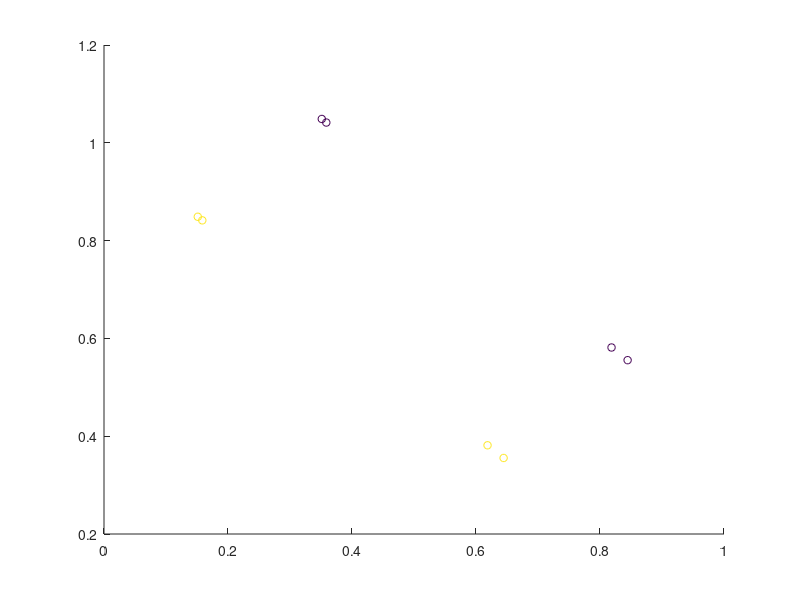

Write the MATLAB code that produced this figure. (Note: this script raises an error after producing the figure.)
% This script is a demo showing some simple decoding on toy data.
% The toy data are simple matlab matrices and no "real" fMRI or EEG data.

clear all

%% TEMP: To test set
cfg.results.setwise = 1;


%% Generate the toy data
% define number of "runs" and center means
nruns = 4; % lets simulate we have n runs
set2.mean = [0 0];
set1.mean = [.2 .2]; % should have the same dim as set1, otherwise it wont work (and would not make sense, either)

% generate the data

% two shifted lines
x = rand(nruns, 1);
dat = [x, x.*(-1) + 1];
data1 = dat + repmat(set1.mean, nruns, 1);
data2 = dat + repmat(set2.mean, nruns, 1);

% uniform
% data1 = rand(nruns, length(set1.mean)) + repmat(set1.mean, nruns, 1);
% data2 = rand(nruns, length(set2.mean)) + repmat(set2.mean, nruns, 1);

% put all together in a data matrix
data = [data1; data2]; 

%% add data description
% save the labels
cfg.files.label(1:nruns) = 1;
cfg.files.label(nruns+1:nruns+nruns) = 2;
% save the run number
cfg.files.step(1:nruns) = 1:nruns;
cfg.files.step(nruns+1:nruns+nruns) = 1:nruns;
% save a description
for ifile = 1:length(cfg.files.label)
    cfg.files.name(ifile) = {sprintf('class%i_run%i', cfg.files.label(ifile), cfg.files.step(ifile))};
end
% add an empty mask file
cfg.files.mask = '';

%% plot the data (if 2d)
if size(data, 2) == 2
    scatter(data(:, 1), data(:, 2), 30, cfg.files.label);
end

%% Prepare data for passing
passed_data.data = data;
passed_data.mask_index = 1:size(data, 2); % use all voxels
passed_data.files = cfg.files;
passed_data.hdr = ''; % we don't need a header, because we don't write img-files as output (but mat-files)
passed_data.dim = [length(set1.mean), 1, 1]; % add dimension information of the original data
% passed_data.voxelsize = [1 1 1];


%% Add defaults for the remaining parameters that we did not specify
cfg = decoding_defaults(cfg);

% Set the analysis that should be performed (here we only want to do 1
% decoding)
cfg.analysis = 'wholebrain';
% cfg.analysis = 'searchlight';
cfg.results.output = {'accuracy', 'binomial_probability', 'model_parameters', 'primal_SVM_weights'};
% Set the output directory where data will be saved
cfg.results.dir = fullfile(pwd, 'toyresults');

cfg.verbose = 2; % you want all information to be printed on screen

%% Nothing needs to be changed below for a standard leave-one-run out cross
% validation analysis.

% Create s leave-one-run-out cross validation design:
cfg.design = make_design_cv(cfg); 
%% add a not working design
% cfg.design.train(:, 5) = [ones(4,1); zeros(4,1)];
% cfg.design.test(:, 5) = [zeros(4,1); ones(4,1)];
% cfg.design.label(:, 5) = [1 1 2 2 1 1 2 2]';
% 
% cfg.design.set = [1 1 1 1 2];
design2 = make_design_boot_cv(cfg, 16); 

print_design(cfg);


%% Play around with the decoding parameters

% Parameters for libsvm (from their webpage):
% -s svm_type : set type of SVM (default 0)
% 	0 -- C-SVC
% 	1 -- nu-SVC
% 	2 -- one-class SVM
% 	3 -- epsilon-SVR
% 	4 -- nu-SVR
% -t kernel_type : set type of kernel function (default 2)
% 	0 -- linear: u'*v
% 	1 -- polynomial: (gamma*u'*v + coef0)^degree
% 	2 -- radial basis function: exp(-gamma*|u-v|^2)
% 	3 -- sigmoid: tanh(gamma*u'*v + coef0)
% -d degree : set degree in kernel function (default 3)
% -g gamma : set gamma in kernel function (default 1/num_features)
% -r coef0 : set coef0 in kernel function (default 0)
% -c cost : set the parameter C of C-SVC, epsilon-SVR, and nu-SVR (default 1)
% -n nu : set the parameter nu of nu-SVC, one-class SVM, and nu-SVR (default 0.5)
% -p epsilon : set the epsilon in loss function of epsilon-SVR (default 0.1)
% -m cachesize : set cache memory size in MB (default 100)
% -e epsilon : set tolerance of termination criterion (default 0.001)
% -h shrinking: whether to use the shrinking heuristics, 0 or 1 (default 1)
% -b probability_estimates: whether to train a SVC or SVR model for probability estimates, 0 or 1 (default 0)
% -wi weight: set the parameter C of class i to weight*C, for C-SVC (default 1)
% 
% The k in the -g option means the number of attributes in the input data.

% default: cost = 1
% cfg.decoding.train.classification.model_parameters = '-s 0 -t 0 -c 1 -b 0';

% very high costs: points lie on the boundary
cfg.decoding.train.classification.model_parameters = '-s 0 -t 0 -c 1000 -b 0';

% very low costs: points lie far away from the boundary
% cfg.decoding.train.classification.model_parameters = '-s 0 -t 0 -c 0.01 -b 0';



%% Run decoding
[results, cfg] = decoding(cfg, passed_data)

%% Print decision boundary in figure
% get first weights
weights = results.primal_SVM_weights.output(1).weights{1}; % [w0 (bias), w1, w2]
w = weights.w; w0 = weights.b;
% change 0 = w'x + w0 (where x: xy) in y = ax + b to easier plot the result

a = -w(1)/w(2);
b = -w0/w(2);

% plot function
x = [0, 1];
y = a*x + b;
hold all
plot(x, y);

% upper boundary
b_up = -(w0+1)/w(2);
y = a*x + b_up;
plot(x, y);

% lower boundary
b_lo = -(w0-1)/w(2);
y = a*x + b_lo;
plot(x, y);

xlim([-2 3])
ylim([-2 3])

%% plot weight vector
plot([0 w(1)], [0 w(2)])

%% predict some values to create a meshgrid
% [X, Y] = meshgrid(-2:.11:3);
% Z = X;
% [predicted, acc, decision_values] = svmpredict(zeros(size(X(:))),[X(:), Y(:)],weights.model,cfg.decoding.test.classification.model_parameters);
% Z(:) = decision_values;
% hold on
% contour(X,Y,Z, -5:5);

hold off
